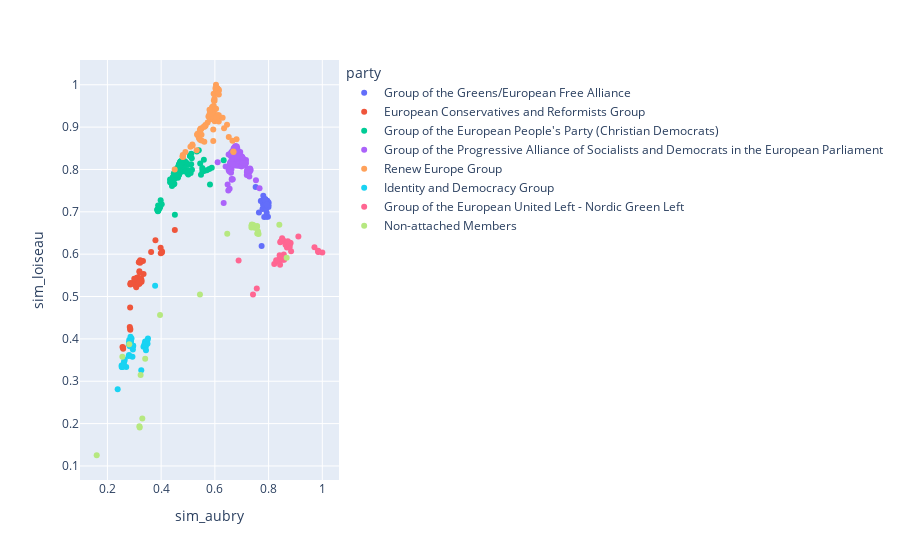

Source (notebook cell):
### Code cell
import pandas as pd

AOC = 'Manon AUBRY'
other = 'Nathalie LOISEAU'

data = []
for i, el in enumerate(people_by_name.items()):
    name, id = el
    print(i)
    sim, total = similarity(AOC, id)
    sim_other, total_other = similarity(other, id)
    if total < 20 or total_other < 20:
        continue
    data.append({
        'sim_aubry': sim,
        'sim_loiseau': sim_other,
        'name': name,
        'party': current_group(people_by_id[id]),
    })
df = pd.DataFrame(data)
import plotly.express as px
# fig = px.scatter_3d(df, x=df.similarité_ruffin, y=df.similarité_bergé, z=df.similarité_abad, color=partis, hover_name='nom')
fig = px.scatter(df, x=df.sim_aubry, y=df.sim_loiseau, color=df.party, hover_name=df.name)
fig.show()
fig.write_html("demo.html")

### Figure 1 — Plotly figure (JSON) as saved in the notebook; plotly's stock layout.template omitted (floating-point values rounded to 4 significant figures; data arrays with more than 128 entries replaced by an {"elided": "..."} marker saying what was removed)
{"data": [{"hovertemplate": "<b>%{hovertext}</b><br><br>party=Group of the Greens/European Free Alliance<br>sim_aubry=%{x}<br>sim_loiseau=%{y}<extra></extra>", "hovertext": ["François ALFONSI", "Jakop G. DALUNDE", "Thomas WAITZ", "Sven GIEGOLD", "Jordi SOLÉ", "Martin HÄUSLING", "Philippe LAMBERTS", "Reinhard BÜTIKOFER", "Karima DELLI", "Monika VANA", "Tatjana ŽDANOKA", "Bronis ROPĖ", "Romeo FRANZ", "Tilly METZ", "Margrete AUKEN", "Ernest URTASUN", "Ska KELLER", "Michèle RIVASI", "Heidi HAUTALA", "Terry REINTKE", "Yannick JADOT", "Bas EICKHOUT", "Rasmus ANDRESEN", "Benoît BITEAU", "Michael BLOSS", "Damian BOESELAGER", "Patrick BREYER", "Saskia BRICMONT", "Damien CARÊME", "Anna CAVAZZINI", "David CORMAND", "Ciarán CUFFE", "Gwendoline DELBOS-CORFIELD", "Anna DEPARNAY-GRUNENBERG", "Daniel FREUND", "Alexandra GEESE", "Markéta GREGOROVÁ", "Francisco GUERREIRO", "Henrike HAHN", "Pierrette HERZBERGER-FOFANA", "Pär HOLMGREN", "Stasys JAKELIŪNAS", "Marcel KOLAJA", "Alice KUHNKE", "Sergey LAGODINSKY", "Katrin LANGENSIEPEN", "Erik MARQUARDT", "Hannah NEUMANN", "Niklas NIENASS", "Ville NIINISTÖ", "Grace O'SULLIVAN", "Jutta PAULUS", "Mikuláš PEKSA", "Kira Marie PETER-HANSEN", "Diana RIBA I GINER", "Caroline ROOSE", "Mounir SATOURI", "Nico SEMSROTT", "Sylwia SPUREK", "Tineke STRIK", "Marie TOUSSAINT", "Kim VAN SPARRENTAK", "Viola VON CRAMON-TAUBADEL", "Sarah WIENER", "Salima YENBOU", "Alviina ALAMETSÄ", "Claude GRUFFAT", "Manuela RIPA", "Sara MATTHIEU"], "legendgroup": "Group of the Greens/European Free Alliance", "marker": {"color": "#636efa", "symbol": "circle"}, "mode": "markers", "name": "Group of the Greens/European Free Alliance", "orientation": "v", "showlegend": true, "type": "scatter", "x": [0.7988, 0.7859, 0.7833, 0.7872, 0.7928, 0.8001, 0.7864, 0.7788, 0.7988, 0.7879, 0.7976, 0.7773, 0.7797, 0.7934, 0.7803, 0.7996, 0.7882, 0.7968, 0.7911, 0.7866, 0.7978, 0.7875, 0.789, 0.7984, 0.7878, 0.7822, 0.7805, 0.7887, 0.7977, 0.7871, 0.7962, 0.793, 0.7948, 0.7889, 0.7892, 0.7836, 0.7712, 0.7873, 0.7878, 0.7832, 0.7851, 0.7641, 0.7757, 0.7845, 0.7816, 0.7884, 0.7888, 0.7884, 0.785, 0.784, 0.7902, 0.7859, 0.7764, 0.7866, 0.7955, 0.7987, 0.7936, 0.7899, 0.7518, 0.7853, 0.7955, 0.7903, 0.7886, 0.7903, 0.7969, 0.7867, 0.7944, 0.7838, 0.7741], "xaxis": "x", "y": [0.7188, 0.7147, 0.7219, 0.7253, 0.6885, 0.7218, 0.7202, 0.7211, 0.7148, 0.7204, 0.6885, 0.7068, 0.722, 0.7206, 0.738, 0.7115, 0.7295, 0.7138, 0.7256, 0.7226, 0.7185, 0.7263, 0.7251, 0.7163, 0.7246, 0.7238, 0.7158, 0.7215, 0.7178, 0.7297, 0.7143, 0.6978, 0.713, 0.7231, 0.7248, 0.7221, 0.7256, 0.7232, 0.7267, 0.7212, 0.7239, 0.6986, 0.7269, 0.7232, 0.7156, 0.7256, 0.7249, 0.7244, 0.7165, 0.7223, 0.7053, 0.7232, 0.7263, 0.7261, 0.726, 0.7156, 0.7139, 0.725, 0.7583, 0.7287, 0.7159, 0.7224, 0.7267, 0.7242, 0.7129, 0.7274, 0.7167, 0.6876, 0.6194], "yaxis": "y"}, {"hovertemplate": "<b>%{hovertext}</b><br><br>party=European Conservatives and Reformists Group<br>sim_aubry=%{x}<br>sim_loiseau=%{y}<extra></extra>", "hovertext": ["Sergio BERLATO", "Adam BIELAN", "Carlo FIDANZA", "Johan VAN OVERTVELDT", "Derk Jan EPPINK", "Jan ZAHRADIL", "Ryszard Antoni LEGUTKO", "Zbigniew KUŹMIUK", "Roberts ZĪLE", "Valdemar TOMAŠEVSKI", "Jadwiga WIŚNIEWSKA", "Jacek SARYUSZ-WOLSKI", "Tomasz Piotr PORĘBA", "Kosma ZŁOTOWSKI", "Ryszard CZARNECKI", "Evžen TOŠENOVSKÝ", "Peter LUNDGREN", "Zdzisław KRASNODĘBSKI", "Karol KARSKI", "Ruža TOMAŠIĆ", "Anna FOTYGA", "Angel DZHAMBAZKI", "Raffaele FITTO", "Mazaly AGUILAR", "Geert BOURGEOIS", "Joachim Stanisław BRUDZIŃSKI", "Jorge BUXADÉ VILLALBA", "Lucia ĎURIŠ NICHOLSONOVÁ", "Pietro FIOCCHI", "Helmut GEUKING", "Patryk JAKI", "Krzysztof JURGIEL", "Eugen JURZYCA", "Assita KANKO", "Beata KEMPA", "Izabela-Helena KLOC", "Joanna KOPCIŃSKA", "Elżbieta KRUK", "Beata MAZUREK", "Dace MELBĀRDE", "Andżelika Anna MOŻDŻANOWSKA", "Nicola PROCACCINI", "Elżbieta RAFALSKA", "Rob ROOKEN", "Robert ROOS", "Bert-Jan RUISSEN", "Bogdan RZOŃCA", "Andrey SLABAKOV", "Raffaele STANCANELLI", "Jessica STEGRUD", "Beata SZYDŁO", "Cristian TERHEŞ", "Hermann TERTSCH", "Grzegorz TOBISZOWSKI", "Alexandr VONDRA", "Veronika VRECIONOVÁ", "Witold Jan WASZCZYKOWSKI", "Charlie WEIMERS", "Anna ZALEWSKA", "Emmanouil FRAGKOS", "Margarita DE LA PISA CARRIÓN", "Dominik TARCZYŃSKI"], "legendgroup": "European Conservatives and Reformists Group", "marker": {"color": "#EF553B", "symbol": "circle"}, "mode": "markers", "name": "European Conservatives and Reformists Group", "orientation": "v", "showlegend": true, "type": "scatter", "x": [0.3189, 0.3186, 0.3092, 0.4027, 0.256, 0.3218, 0.3269, 0.3195, 0.3324, 0.32, 0.3206, 0.3234, 0.3251, 0.3202, 0.3186, 0.3193, 0.285, 0.3146, 0.318, 0.3126, 0.3225, 0.3029, 0.3103, 0.2864, 0.4033, 0.3247, 0.2858, 0.451, 0.3034, 0.3627, 0.3202, 0.327, 0.3105, 0.3987, 0.3072, 0.3192, 0.3042, 0.3212, 0.3206, 0.3787, 0.3194, 0.3064, 0.3205, 0.2582, 0.2586, 0.327, 0.3225, 0.2985, 0.3085, 0.2848, 0.3202, 0.3981, 0.2858, 0.3238, 0.3169, 0.322, 0.3157, 0.2832, 0.3204, 0.2846, 0.3, 0.3346], "xaxis": "x", "y": [0.5599, 0.5367, 0.5377, 0.6038, 0.3807, 0.5795, 0.539, 0.5376, 0.584, 0.5569, 0.5346, 0.5379, 0.5358, 0.5356, 0.5331, 0.5819, 0.4214, 0.5334, 0.5293, 0.5447, 0.5369, 0.5295, 0.5444, 0.5321, 0.6061, 0.5434, 0.5283, 0.6571, 0.539, 0.6053, 0.5316, 0.5351, 0.5302, 0.6022, 0.5216, 0.5353, 0.5274, 0.5366, 0.5375, 0.633, 0.5366, 0.5427, 0.5373, 0.3798, 0.3765, 0.5838, 0.5413, 0.5339, 0.5399, 0.424, 0.5339, 0.6152, 0.5295, 0.5366, 0.581, 0.5856, 0.5321, 0.428, 0.5351, 0.474, 0.542, 0.553], "yaxis": "y"}, {"hovertemplate": "<b>%{hovertext}</b><br><br>party=Group of the European People's Party (Christian Democrats)<br>sim_aubry=%{x}<br>sim_loiseau=%{y}<extra></extra>", "hovertext": {"elided": "186 str values"}, "legendgroup": "Group of the European People's Party (Christian Democrats)", "marker": {"color": "#00cc96", "symbol": "circle"}, "mode": "markers", "name": "Group of the European People's Party (Christian Democrats)", "orientation": "v", "showlegend": true, "type": "scatter", "x": {"elided": "186 float values"}, "xaxis": "x", "y": {"elided": "186 float values"}, "yaxis": "y"}, {"hovertemplate": "<b>%{hovertext}</b><br><br>party=Group of the Progressive Alliance of Socialists and Democrats in the European Parliament<br>sim_aubry=%{x}<br>sim_loiseau=%{y}<extra></extra>", "hovertext": {"elided": "143 str values"}, "legendgroup": "Group of the Progressive Alliance of Socialists and Democrats in the European Parliament", "marker": {"color": "#ab63fa", "symbol": "circle"}, "mode": "markers", "name": "Group of the Progressive Alliance of Socialists and Democrats in the European Parliament", "orientation": "v", "showlegend": true, "type": "scatter", "x": {"elided": "143 float values"}, "xaxis": "x", "y": {"elided": "143 float values"}, "yaxis": "y"}, {"hovertemplate": "<b>%{hovertext}</b><br><br>party=Renew Europe Group<br>sim_aubry=%{x}<br>sim_loiseau=%{y}<extra></extra>", "hovertext": ["Andrus ANSIP", "María Soraya RODRÍGUEZ RAMOS", "Fabienne KELLER", "Pascal CANFIN", "Caroline NAGTEGAAL", "Morten LØKKEGAARD", "Morten PETERSEN", "Nils TORVALDS", "Hilde VAUTMANS", "Elsi KATAINEN", "Jan HUITEMA", "Viktor USPASKICH", "Iskra MIHAYLOVA", "Yana TOOM", "Charles GOERENS", "Martina DLABAJOVÁ", "Ulrike MÜLLER", "Javier NART", "Urmas PAET", "Nicola DANTI", "Fredrick FEDERLEY", "Sophia in 't VELD", "Dominique RIQUET", "Petras AUŠTREVIČIUS", "Maite PAGAZAURTUNDÚA", "Guy VERHOFSTADT", "Izaskun BILBAO BARANDICA", "Frédérique RIES", "Ilhan KYUCHYUK", "Dita CHARANZOVÁ", "Pascal DURAND", "Atidzhe ALIEVA-VELI", "Abir AL-SAHLANI", "Clotilde ARMAND", "Malik AZMANI", "José Ramón BAUZÁ DÍAZ", "Nicola BEER", "Stéphane BIJOUX", "Vlad-Marius BOTOŞ", "Gilles BOYER", "Sylvie BRUNET", "Jordi CAÑAS", "Catherine CHABAUD", "Olivier CHASTEL", "Asger CHRISTENSEN", "Dacian CIOLOŞ", "Katalin CSEH", "Jérémy DECERLE", "Anna Júlia DONÁTH", "Engin EROGLU", "Laurence FARRENG", "Valter FLEGO", "Søren GADE", "Claudia GAMON", "Luis GARICANO", "Cristian GHINEA", "Andreas GLÜCK", "Christophe GRUDLER", "Klemen GROŠELJ", "Bernard GUETTA", "Svenja HAHN", "Valérie HAYER", "Martin HLAVÁČEK", "Martin HOJSÍK", "Ivars IJABS", "Irena JOVEVA", "Pierre KARLESKIND", "Karin KARLSBRO", "Billy KELLEHER", "Ondřej KNOTEK", "Moritz KÖRNER", "Nathalie LOISEAU", "Radka MAXOVÁ", "Karen MELCHIOR", "Jan-Christoph OETJEN", "Mauri PEKKARINEN", "Dragoș PÎSLARU", "Samira RAFAELA", "Liesje SCHREINEMACHER", "Stéphane SÉJOURNÉ", "Monica SEMEDO", "Michal ŠIMEČKA", "Susana SOLÍS PÉREZ", "Nicolae ŞTEFĂNUȚĂ", "Ramona STRUGARIU", "Irène TOLLERET", "Véronique TRILLET-LENOIR", "Dragoş TUDORACHE", "Marie-Pierre VEDRENNE", "Stéphanie YON-COURTIN", "Chrysoula ZACHAROPOULOU", "Ondřej KOVAŘÍK", "Barry ANDREWS", "Ilana CICUREL", "Sandro GOZI", "Linea SØGAARD-LIDELL", "Adrián VÁZQUEZ LÁZARA", "Bart GROOTHUIS"], "legendgroup": "Renew Europe Group", "marker": {"color": "#FFA15A", "symbol": "circle"}, "mode": "markers", "name": "Renew Europe Group", "orientation": "v", "showlegend": true, "type": "scatter", "x": [0.5815, 0.6045, 0.6091, 0.6148, 0.5348, 0.517, 0.6102, 0.573, 0.5904, 0.5497, 0.535, 0.5323, 0.5611, 0.5995, 0.5959, 0.4805, 0.5458, 0.594, 0.5817, 0.6122, 0.5501, 0.6289, 0.5955, 0.5932, 0.5865, 0.5906, 0.6146, 0.5988, 0.5645, 0.4803, 0.6806, 0.5655, 0.5607, 0.5866, 0.5354, 0.5858, 0.5468, 0.6064, 0.5899, 0.6056, 0.607, 0.5859, 0.614, 0.5964, 0.5161, 0.5933, 0.6687, 0.6034, 0.6693, 0.5408, 0.6089, 0.5957, 0.5091, 0.6011, 0.5838, 0.576, 0.5472, 0.6059, 0.601, 0.5986, 0.5455, 0.608, 0.4814, 0.6654, 0.5957, 0.6103, 0.6057, 0.594, 0.6145, 0.4505, 0.5474, 0.6041, 0.4903, 0.6343, 0.5437, 0.5582, 0.5867, 0.6453, 0.5354, 0.6097, 0.583, 0.6518, 0.5834, 0.5907, 0.5917, 0.6056, 0.6107, 0.5799, 0.6104, 0.6148, 0.6125, 0.4799, 0.6061, 0.604, 0.6024, 0.5445, 0.5802, 0.5502], "xaxis": "x", "y": [0.9178, 0.9432, 0.988, 0.9772, 0.8819, 0.8567, 0.9201, 0.9111, 0.9471, 0.8973, 0.8814, 0.8452, 0.9006, 0.9138, 0.9363, 0.8344, 0.8957, 0.8941, 0.9198, 0.9276, 0.8686, 0.9221, 0.979, 0.9316, 0.9419, 0.9474, 0.9278, 0.9623, 0.9047, 0.8308, 0.8713, 0.9034, 0.8653, 0.9289, 0.8838, 0.9391, 0.8943, 0.9903, 0.9322, 0.9906, 0.9892, 0.9394, 0.9857, 0.9631, 0.8587, 0.9372, 0.8422, 0.9886, 0.8409, 0.8738, 0.9865, 0.9505, 0.8537, 0.9427, 0.9402, 0.9253, 0.8956, 0.9835, 0.9202, 0.9677, 0.8922, 0.9904, 0.8295, 0.868, 0.9314, 0.9279, 0.9858, 0.8673, 0.9133, 0.7999, 0.8944, 1, 0.8412, 0.8971, 0.8905, 0.9006, 0.9307, 0.9055, 0.8837, 0.9916, 0.9363, 0.8764, 0.9395, 0.9341, 0.9248, 0.9876, 0.9887, 0.9302, 0.9902, 0.9885, 0.9839, 0.8305, 0.9243, 0.9914, 0.9922, 0.8702, 0.9407, 0.8817], "yaxis": "y"}, {"hovertemplate": "<b>%{hovertext}</b><br><br>party=Identity and Democracy Group<br>sim_aubry=%{x}<br>sim_loiseau=%{y}<extra></extra>", "hovertext": ["Jörg MEUTHEN", "Marcel de GRAAFF", "Danilo Oscar LANCINI", "France JAMET", "Mara BIZZOTTO", "Marco ZANNI", "Georg MAYER", "Joëlle MÉLIN", "Angelo CIOCCA", "Gerolf ANNEMANS", "Harald VILIMSKY", "Gilles LEBRETON", "Jean-François JALKH", "Dominique BILDE", "Nicolas BAY", "Matteo ADINOLFI", "Christine ANDERSON", "Mathilde ANDROUËT", "Simona BALDASSARRE", "Jordan BARDELLA", "Alessandra BASSO", "Gunnar BECK", "Aurelia BEIGNEUX", "Lars Patrick BERG", "Hynek BLAŠKO", "Anna BONFRISCO", "Paolo BORCHIA", "Annika BRUNA", "Markus BUCHHEIT", "Marco CAMPOMENOSI", "Massimo CASANOVA", "Susanna CECCARDI", "Gilbert COLLARD", "Rosanna CONTE", "Gianantonio DA RE", "Ivan DAVID", "Filip DE MAN", "Francesca DONATO", "Marco DREOSTO", "Nicolaus FEST", "Gianna GANCIA", "Jean-Paul GARRAUD", "Valentino GRANT", "Catherine GRISET", "Roman HAIDER", "Teuvo HAKKARAINEN", "Laura HUHTASAARI", "Virginie JORON", "Herve JUVIN", "Peter KOFOD", "Maximilian KRAH", "Joachim KUHS", "Hélène LAPORTE", "Julie LECHANTEUX", "Sylvia LIMMER", "Elena LIZZI", "Jaak MADISON", "Thierry MARIANI", "Philippe OLIVIER", "Alessandro PANZA", "Maxette PIRBAKAS", "Luisa REGIMENTI", "Guido REIL", "Antonio Maria RINALDI", "Jérôme RIVIÈRE", "André ROUGÉ", "Silvia SARDONE", "Annalisa TARDINO", "Isabella TOVAGLIERI", "Tom VANDENDRIESSCHE", "Lucia VUOLO", "Stefania ZAMBELLI", "Bernhard ZIMNIOK", "Jean-Lin LACAPELLE", "Vincenzo SOFO"], "legendgroup": "Identity and Democracy Group", "marker": {"color": "#19d3f3", "symbol": "circle"}, "mode": "markers", "name": "Identity and Democracy Group", "orientation": "v", "showlegend": true, "type": "scatter", "x": [0.2559, 0.2948, 0.2842, 0.3404, 0.2835, 0.2833, 0.2959, 0.3405, 0.2855, 0.2805, 0.2958, 0.3343, 0.3469, 0.3399, 0.3434, 0.2819, 0.2529, 0.3408, 0.2813, 0.3399, 0.2829, 0.2549, 0.3389, 0.2589, 0.27, 0.2897, 0.28, 0.343, 0.2561, 0.2833, 0.2823, 0.2812, 0.3391, 0.2863, 0.2818, 0.326, 0.2932, 0.2811, 0.2827, 0.2552, 0.2877, 0.3402, 0.2835, 0.3409, 0.2947, 0.2643, 0.2628, 0.3432, 0.3486, 0.3775, 0.2614, 0.2578, 0.34, 0.3403, 0.2591, 0.2816, 0.2382, 0.3404, 0.3384, 0.2846, 0.3493, 0.2878, 0.2531, 0.2837, 0.3397, 0.3435, 0.2846, 0.2854, 0.2826, 0.2793, 0.286, 0.2838, 0.2598, 0.3509, 0.2859], "xaxis": "x", "y": [0.3357, 0.375, 0.3891, 0.3855, 0.3894, 0.3905, 0.3834, 0.3867, 0.389, 0.3618, 0.3839, 0.3815, 0.3922, 0.3857, 0.3893, 0.3872, 0.337, 0.3864, 0.3908, 0.3868, 0.3826, 0.335, 0.3867, 0.3369, 0.3336, 0.4011, 0.3871, 0.3818, 0.3371, 0.3897, 0.3892, 0.3914, 0.386, 0.3926, 0.3884, 0.326, 0.358, 0.3973, 0.3897, 0.3338, 0.3943, 0.3937, 0.3885, 0.3859, 0.384, 0.3516, 0.347, 0.388, 0.3963, 0.5255, 0.3443, 0.3347, 0.3862, 0.3869, 0.3359, 0.39, 0.2811, 0.3859, 0.388, 0.3879, 0.3883, 0.3958, 0.3339, 0.3881, 0.386, 0.3731, 0.3899, 0.3967, 0.3888, 0.3596, 0.3888, 0.3894, 0.3382, 0.401, 0.405], "yaxis": "y"}, {"hovertemplate": "<b>%{hovertext}</b><br><br>party=Group of the European United Left - Nordic Green Left<br>sim_aubry=%{x}<br>sim_loiseau=%{y}<extra></extra>", "hovertext": ["Martin SCHIRDEWAN", "Miguel URBÁN CRESPO", "Anja HAZEKAMP", "Kateřina KONEČNÁ", "Cornelia ERNST", "Martina MICHELS", "Stelios KOULOGLOU", "João FERREIRA", "Marisa MATIAS", "Dimitrios PAPADIMOULIS", "Younous OMARJEE", "Malin BJÖRK", "Helmut SCHOLZ", "Emmanuel MAUREL", "Luke Ming FLANAGAN", "Konstantinos ARVANITIS", "Manon AUBRY", "Pernando BARRENA ARZA", "Manuel BOMPARD", "Marc BOTENGA", "Leila CHAIBI", "Clare DALY", "Özlem DEMIREL", "Giorgos GEORGIOU", "Alexis GEORGOULIS", "José GUSMÃO", "Niyazi KIZILYÜREK", "Petros KOKKALIS", "Elena KOUNTOURA", "Silvia MODIG", "Anne-Sophie PELLETIER", "Sandra PEREIRA", "Manu PINEDA", "Sira REGO", "Eugenia RODRÍGUEZ PALOP", "Idoia VILLANUEVA RUIZ", "Nikolaj VILLUMSEN", "Mick WALLACE", "Chris MACMANUS"], "legendgroup": "Group of the European United Left - Nordic Green Left", "marker": {"color": "#FF6692", "symbol": "circle"}, "mode": "markers", "name": "Group of the European United Left - Nordic Green Left", "orientation": "v", "showlegend": true, "type": "scatter", "x": [0.8838, 0.87, 0.8212, 0.6884, 0.8798, 0.8789, 0.8492, 0.742, 0.8772, 0.8537, 0.9708, 0.8392, 0.8764, 0.911, 0.852, 0.8517, 1, 0.8683, 0.9852, 0.8428, 0.9848, 0.8562, 0.8788, 0.8371, 0.8448, 0.882, 0.8433, 0.8435, 0.8504, 0.863, 0.9846, 0.756, 0.8566, 0.8563, 0.8702, 0.8716, 0.8411, 0.8578, 0.8283], "xaxis": "x", "y": [0.607, 0.6281, 0.5766, 0.5853, 0.6249, 0.6268, 0.6313, 0.5047, 0.6237, 0.6337, 0.6163, 0.5873, 0.6253, 0.6416, 0.5868, 0.6314, 0.6041, 0.6156, 0.6052, 0.5748, 0.608, 0.5897, 0.6174, 0.583, 0.6301, 0.6264, 0.5885, 0.6282, 0.6375, 0.6223, 0.6063, 0.5189, 0.5992, 0.5921, 0.6262, 0.6303, 0.5974, 0.587, 0.5855], "yaxis": "y"}, {"hovertemplate": "<b>%{hovertext}</b><br><br>party=Non-attached Members<br>sim_aubry=%{x}<br>sim_loiseau=%{y}<extra></extra>", "hovertext": ["Rosa D'AMATO", "Ignazio CORRAO", "Laura FERRARA", "Piernicola PEDICINI", "Tiziana BEGHIN", "Martin SONNEBORN", "Marco ZULLO", "Isabella ADINOLFI", "Fabio Massimo CASTALDO", "Kostas PAPADAKIS", "Eleonora EVI", "Martin BUSCHMANN", "Andrea CAROPPO", "Mario FURORE", "Chiara GEMMA", "Dino GIARRUSSO", "Márton GYÖNGYÖSI", "Mislav KOLAKUŠIĆ", "Athanasios KONSTANTINOU", "Ioannis LAGOS", "Lefteris NIKOLAOU-ALAVANOS", "Sabrina PIGNEDOLI", "Miroslav RADAČOVSKÝ", "Daniela RONDINELLI", "Ivan Vilibor SINČIĆ", "Milan UHRÍK", "Antoni COMÍN I OLIVERES", "Carles PUIGDEMONT I CASAMAJÓ", "Clara PONSATÍ OBIOLS", "Dorien ROOKMAKER"], "legendgroup": "Non-attached Members", "marker": {"color": "#B6E880", "symbol": "circle"}, "mode": "markers", "name": "Non-attached Members", "orientation": "v", "showlegend": true, "type": "scatter", "x": [0.7572, 0.7571, 0.7484, 0.7535, 0.7373, 0.8401, 0.7372, 0.7383, 0.7383, 0.319, 0.7544, 0.8673, 0.2814, 0.738, 0.7382, 0.743, 0.6461, 0.16, 0.5445, 0.2556, 0.3201, 0.7381, 0.3406, 0.7362, 0.3299, 0.3235, 0.7626, 0.7577, 0.7606, 0.3959], "xaxis": "x", "y": [0.6667, 0.6647, 0.6622, 0.6632, 0.6682, 0.6697, 0.6681, 0.6681, 0.6686, 0.1935, 0.6634, 0.5915, 0.3871, 0.6702, 0.6671, 0.6689, 0.6485, 0.1253, 0.5049, 0.3579, 0.1908, 0.6658, 0.3528, 0.6631, 0.2118, 0.315, 0.6478, 0.6486, 0.6537, 0.4565], "yaxis": "y"}], "layout": {"legend": {"title": {"text": "party"}, "tracegroupgap": 0}, "margin": {"t": 60}, "xaxis": {"anchor": "y", "domain": [0, 1], "title": {"text": "sim_aubry"}}, "yaxis": {"anchor": "x", "domain": [0, 1], "title": {"text": "sim_loiseau"}}}}
